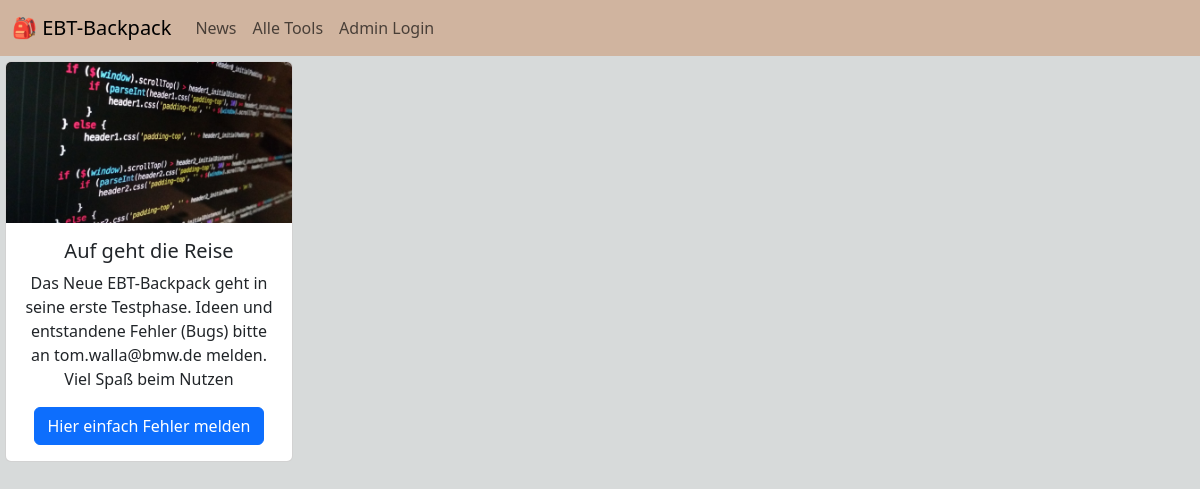
Before: / with the older database file.
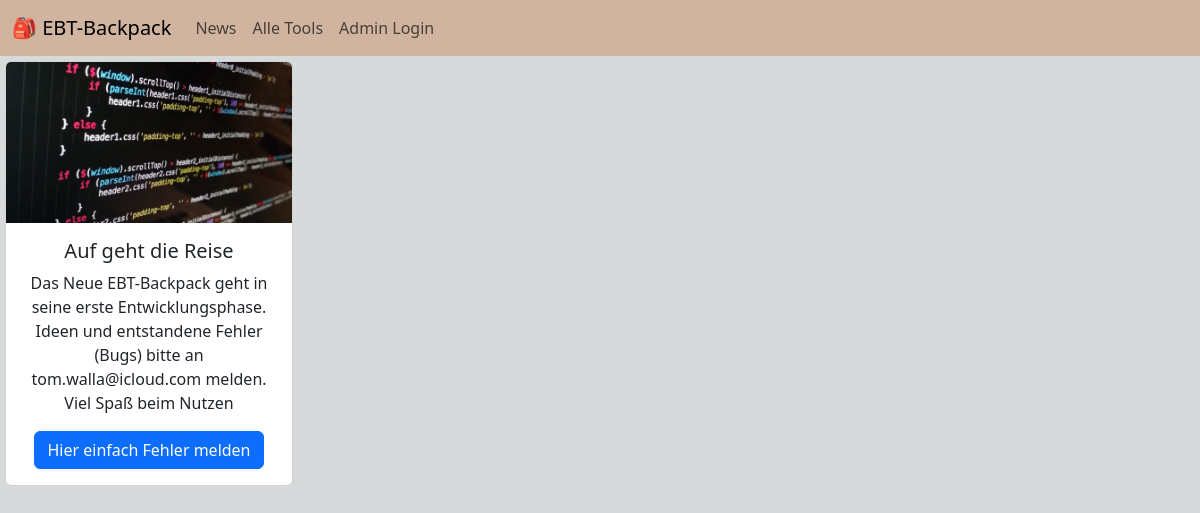
After: the same page with the newer database file.
### app.py (models this page shows)
class New_Card                                              (db.Model):
    __tablename__                               =           "NewsCards"
    id                                          =            db.Column(
                                                             db.Integer,
                                                             primary_key   =   True)
    header                                      =            db.Column(
                                                             db.String,
                                                             unique=True,
                                                             nullable=False)
    content                                     =            db.Column(
                                                             db.String)
    author                                      =            db.Column(
                                                             db.String)
    imagepath                                   =            db.Column(
                                                             db.String)

### app.py (the view)
@app.route('/')
def             news():
    news                                        =           New_Card.query.all()
    return      render_template(
                                                            'index.html',
                title                           =           "Home | EBT-Backpack",
                news                            =           news)

### templates/index.html
{% extends 'base.html' %}
{% block content %}
    {% for new in news %}
    <div class="grid text-center" style="--bs-gap: 1,5rem; padding-top: 5px; padding-left: 5px;">
            <div class="card" style="width: 18rem;">
                <img src="/static/IMG/{{new.imagepath}}" class="card-img-top" alt="...">
                <div class="card-body">
                <h5 class="card-title">{{new.header}}</h5>
                <p class="card-text">{{new.content}}</p>
                <a href="mailto:tom.walla@icloud.com?subject=Fehlermeldung | EBT-Backpack" class="btn btn-primary">Hier einfach Fehler melden</a>
            </div>
        </div>
    </div>
    {% endfor %}
{% endblock content %}

### templates/base.html (shortened to what this page needs)
{% from 'bootstrap5/form.html' import render_form %}
<!DOCTYPE html>
<html lang="en">
<head>
    {{ bootstrap.load_css() }}
</head>
<body style="background-color: #d7dada; color: #201a1e;">
    <nav class="navbar navbar-expand-lg ", style="background-color: #d0b49f;">
        <div class="container-fluid">
          <a class="navbar-brand" href="#">🎒 EBT-Backpack</a>
          <div class="collapse navbar-collapse" id="navbarNav">
            <ul class="navbar-nav">
              <li class="nav-item">
                <a class="nav-link" href="{{url_for('news')}}">News</a>
              </li>
              <li class="nav-item">
                <a class="nav-link" href="{{url_for('tools_complete')}}">Alle Tools</a>
              </li>
              <li class="nav-item">
                <a class="nav-link" href="{{url_for('admin_login')}}">Admin Login</a>
              </li>
            </ul>
          </div>
        </div>
      </nav>
    {% block content %}
    {% endblock content %}
</body>
</html>

Changed rows visible on the page:
changed New_Card "Auf geht die Reise": content "Das Neue EBT-Backpack geht in seine erste Testphase. Ideen und entstandene Fehler (Bugs) bitte an tom.walla@bmw.de melden. Viel Spaß beim Nutzen" → "Das Neue EBT-Backpack geht in seine erste Entwicklungsphase. Ideen und entstandene Fehler (Bugs) bitte an tom.walla@icloud.com melden. Viel Spaß beim Nutzen"
